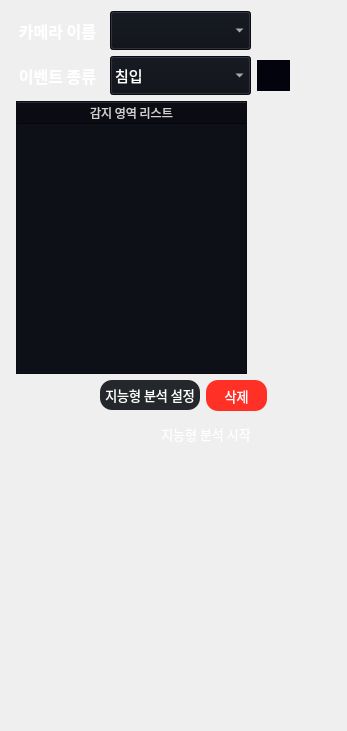
                 <widget class="QWidget" name="widget" native="true">
                  <property name="minimumSize">
                   <size>
                    <width>301</width>
                    <height>351</height>
                   </size>
                  </property>
                  <property name="maximumSize">
                   <size>
                    <width>350</width>
                    <height>9999</height>
                   </size>
                  </property>
                  <layout class="QVBoxLayout" name="verticalLayout_10">
                   <item>
                    <layout class="QVBoxLayout" name="verticalLayout_15">
                     <item>
                      <layout class="QHBoxLayout" name="horizontalLayout_40">
                       <item>
                        <widget class="QLabel" name="camera_page_camera_name_label">
                         <property name="sizePolicy">
                          <sizepolicy hsizetype="Fixed" vsizetype="Fixed">
                           <horstretch>0</horstretch>
                           <verstretch>0</verstretch>
                          </sizepolicy>
                         </property>
                         <property name="minimumSize">
                          <size>
                           <width>93</width>
                           <height>31</height>
                          </size>
                         </property>
                         <property name="font">
                          <font>
                           <family>Sans</family>
                           <pointsize>12</pointsize>
                           <bold>true</bold>
                          </font>
                         </property>
                         <property name="styleSheet">
                          <string notr="true">color: rgb(255, 255, 255);</string>
                         </property>
                         <property name="text">
                          <string>카메라 이름</string>
                         </property>
                         <property name="alignment">
                          <set>Qt::AlignmentFlag::AlignCenter</set>
                         </property>
                        </widget>
                       </item>
                       <item>
                        <widget class="QComboBox" name="camera_page_name_box">
                         <property name="minimumSize">
                          <size>
                           <width>141</width>
                           <height>39</height>
                          </size>
                         </property>
                         <property name="maximumSize">
                          <size>
                           <width>145</width>
                           <height>39</height>
                          </size>
                         </property>
                         <property name="font">
                          <font>
                           <family>Sans</family>
                           <pointsize>11</pointsize>
                          </font>
                         </property>
                         <property name="focusPolicy">
                          <enum>Qt::FocusPolicy::WheelFocus</enum>
                         </property>
                         <property name="styleSheet">
                          <string notr="true">color: rgb(255, 255, 255);
background-color: rgb(13, 16, 23);
selection-background-color: rgb(53, 132, 228);
</string>
                         </property>
                         <property name="currentText">
                          <string notr="true"/>
                         </property>
                         <property name="maxVisibleItems">
                          <number>16</number>
                         </property>
                        </widget>
                       </item>
                       <item>
                        <spacer name="horizontalSpacer_10">
                         <property name="orientation">
                          <enum>Qt::Orientation::Horizontal</enum>
                         </property>
                         <property name="sizeType">
                          <enum>QSizePolicy::Policy::Expanding</enum>
                         </property>
                         <property name="sizeHint" stdset="0">
                          <size>
                           <width>40</width>
                           <height>20</height>
                          </size>
                         </property>
                        </spacer>
                       </item>
                      </layout>
                     </item>
                     <item>
                      <layout class="QHBoxLayout" name="horizontalLayout_41">
                       <item>
                        <layout class="QHBoxLayout" name="horizontalLayout_48">
                         <item>
                          <widget class="QLabel" name="camera_page_camera_event_label">
                           <property name="sizePolicy">
                            <sizepolicy hsizetype="Fixed" vsizetype="Fixed">
                             <horstretch>0</horstretch>
                             <verstretch>0</verstretch>
                            </sizepolicy>
                           </property>
                           <property name="minimumSize">
                            <size>
                             <width>93</width>
                             <height>31</height>
                            </size>
                           </property>
                           <property name="font">
                            <font>
                             <family>Sans</family>
                             <pointsize>12</pointsize>
                             <bold>true</bold>
                            </font>
                           </property>
                           <property name="styleSheet">
                            <string notr="true">color: rgb(255, 255, 255);</string>
                           </property>
                           <property name="text">
                            <string>이벤트 종류</string>
                           </property>
                           <property name="alignment">
                            <set>Qt::AlignmentFlag::AlignCenter</set>
                           </property>
                          </widget>
                         </item>
                         <item>
                          <layout class="QHBoxLayout" name="horizontalLayout_49">
                           <item>
                            <widget class="QComboBox" name="camera_page_camera_event_box">
                             <property name="sizePolicy">
                              <sizepolicy hsizetype="Fixed" vsizetype="Fixed">
                               <horstretch>0</horstretch>
                               <verstretch>0</verstretch>
                              </sizepolicy>
                             </property>
                             <property name="minimumSize">
                              <size>
                               <width>141</width>
                               <height>39</height>
                              </size>
                             </property>
                             <property name="maximumSize">
                              <size>
                               <width>141</width>
                               <height>39</height>
                              </size>
                             </property>
                             <property name="font">
                              <font>
                               <family>Sans</family>
                               <pointsize>11</pointsize>
                               <bold>false</bold>
                              </font>
                             </property>
                             <property name="styleSheet">
                              <string notr="true">color: rgb(255, 255, 255);
background-color: rgb(13, 16, 23);
selection-background-color: rgb(53, 132, 228);
</string>
                             </property>
                             <property name="maxVisibleItems">
                              <number>16</number>
                             </property>
                             <property name="minimumContentsLength">
                              <number>0</number>
                             </property>
                             <item>
                              <property name="text">
                               <string>침입</string>
                              </property>
                             </item>
                             <item>
                              <property name="text">
                               <string>배회</string>
                              </property>
                             </item>
                             <item>
                              <property name="text">
                               <string>쓰러짐</string>
                              </property>
                             </item>
                             <item>
                              <property name="text">
                               <string>방화</string>
                              </property>
                             </item>
                            </widget>
                           </item>
                           <item>
                            <widget class="QPushButton" name="camera_page_detect_add_bnt">
                             <property name="sizePolicy">
                              <sizepolicy hsizetype="Fixed" vsizetype="Fixed">
                               <horstretch>0</horstretch>
                               <verstretch>0</verstretch>
                              </sizepolicy>
                             </property>
                             <property name="minimumSize">
                              <size>
                               <width>31</width>
                               <height>31</height>
                              </size>
                             </property>
                             <property name="font">
                              <font>
                               <family>Sans</family>
                               <pointsize>10</pointsize>
                              </font>
                             </property>
                             <property name="cursor">
                              <cursorShape>PointingHandCursor</cursorShape>
                             </property>
                             <property name="styleSheet">
                              <string notr="true">background-color: rgb(3, 3, 13);
border: 1px solid rgb(3, 3, 13);
color: rgb(255, 255, 255);

</string>
                             </property>
                             <property name="text">
                              <string/>
                             </property>
                             <property name="icon">
                              <iconset resource="../resourece.qrc">
                               <normaloff>:/ui/ui/images/ico_add_circle.svg</normaloff>:/ui/ui/images/ico_add_circle.svg</iconset>
                             </property>
                             <property name="iconSize">
                              <size>
                               <width>31</width>
                               <height>50</height>
                              </size>
                             </property>
                            </widget>
                           </item>
                          </layout>
                         </item>
                        </layout>
                       </item>
                       <item>
                        <spacer name="horizontalSpacer_31">
                         <property name="orientation">
                          <enum>Qt::Orientation::Horizontal</enum>
                         </property>
                         <property name="sizeType">
                          <enum>QSizePolicy::Policy::Preferred</enum>
                         </property>
                         <property name="sizeHint" stdset="0">
                          <size>
                           <width>46</width>
                           <height>20</height>
                          </size>
                         </property>
                        </spacer>
                       </item>
                      </layout>
                     </item>
                     <item>
                      <layout class="QHBoxLayout" name="horizontalLayout_50">
                       <item>
                        <layout class="QVBoxLayout" name="verticalLayout_22">
                         <property name="spacing">
                          <number>6</number>
                         </property>
                         <item>
                          <widget class="QTableWidget" name="camera_page_detect_area_table">
                           <property name="sizePolicy">
                            <sizepolicy hsizetype="Fixed" vsizetype="Expanding">
                             <horstretch>0</horstretch>
                             <verstretch>0</verstretch>
                            </sizepolicy>
                           </property>
                           <property name="minimumSize">
                            <size>
                             <width>231</width>
                             <height>273</height>
                            </size>
                           </property>
                           <property name="maximumSize">
                            <size>
                             <width>231</width>
                             <height>9999</height>
                            </size>
                           </property>
                           <property name="font">
                            <font>
                             <family>Sans</family>
                            </font>
                           </property>
                           <property name="styleSheet">
                            <string notr="true">QTableWidget {
    background-color: rgb(13, 16, 23); /* 테이블 전체 배경색 */
    color: rgb(255, 255, 255);
}

QHeaderView::section {
    color: rgb(209, 209, 209); /* 헤더 텍스트 색상 - 회색 */
background-color: rgb(7, 7, 16); /* 테이블 전체 배경색 */
}

QTableWidget::item {
    color: rgb(255, 255, 255); /* 기본 상태에서의 텍스트 색상 - 흰색 */

}

QTableWidget::item:selected {
    background-color: rgb(32,39,49); /* 선택된 셀의 배경색 */
    color: rgb(255, 255, 255);

}

QScrollBar:vertical {
    border: 1px solid #999999;
    background: #b3b3b3c6;
    width: 8px;
}
QScrollBar::handle:vertical {
background: #2f2f2f; 
min-height: 10px;
width: 8px;

}
</string>
                           </property>
                           <property name="sizeAdjustPolicy">
                            <enum>QAbstractScrollArea::SizeAdjustPolicy::AdjustToContentsOnFirstShow</enum>
                           </property>
                           <property name="dragDropOverwriteMode">
                            <bool>false</bool>
                           </property>
                           <property name="alternatingRowColors">
                            <bool>false</bool>
                           </property>
                           <property name="selectionBehavior">
                            <enum>QAbstractItemView::SelectionBehavior::SelectRows</enum>
                           </property>
                           <property name="showGrid">
                            <bool>false</bool>
                           </property>
                           <property name="gridStyle">
                            <enum>Qt::PenStyle::NoPen</enum>
                           </property>
                           <property name="wordWrap">
                            <bool>false</bool>
                           </property>
                           <property name="cornerButtonEnabled">
                            <bool>false</bool>
                           </property>
                           <attribute name="horizontalHeaderHighlightSections">
                            <bool>false</bool>
                           </attribute>
                           <attribute name="horizontalHeaderStretchLastSection">
                            <bool>true</bool>
                           </attribute>
                           <attribute name="verticalHeaderVisible">
                            <bool>false</bool>
                           </attribute>
                           <attribute name="verticalHeaderHighlightSections">
                            <bool>false</bool>
                           </attribute>
                           <column>
                            <property name="text">
                             <string>감지 영역 리스트</string>
                            </property>
                           </column>
                          </widget>
                         </item>
                         <item>
                          <layout class="QHBoxLayout" name="horizontalLayout_51">
                           <item>
                            <spacer name="horizontalSpacer_33">
                             <property name="orientation">
                              <enum>Qt::Orientation::Horizontal</enum>
                             </property>
                             <property name="sizeType">
                              <enum>QSizePolicy::Policy::Preferred</enum>
                             </property>
                             <property name="sizeHint" stdset="0">
                              <size>
                               <width>166</width>
                               <height>20</height>
                              </size>
                             </property>
                            </spacer>
                           </item>
                           <item>
                            <widget class="QPushButton" name="camera_page_object_setting_bnt">
                             <property name="sizePolicy">
                              <sizepolicy hsizetype="Fixed" vsizetype="Fixed">
                               <horstretch>0</horstretch>
                               <verstretch>0</verstretch>
                              </sizepolicy>
                             </property>
                             <property name="minimumSize">
                              <size>
                               <width>100</width>
                               <height>30</height>
                              </size>
                             </property>
                             <property name="maximumSize">
                              <size>
                               <width>100</width>
                               <height>30</height>
                              </size>
                             </property>
                             <property name="font">
                              <font>
                               <family>Sans</family>
                               <pointsize>10</pointsize>
                              </font>
                             </property>
                             <property name="cursor">
                              <cursorShape>PointingHandCursor</cursorShape>
                             </property>
                             <property name="styleSheet">
                              <string notr="true">background-color: rgb(36, 39, 44);
color: rgb(255, 255, 255);
border-radius: 12px;

</string>
                             </property>
                             <property name="text">
                              <string>지능형 분석 설정</string>
                             </property>
                            </widget>
                           </item>
                           <item>
                            <widget class="QPushButton" name="camera_page_detect_area_del_bnt">
                             <property name="sizePolicy">
                              <sizepolicy hsizetype="Fixed" vsizetype="Fixed">
                               <horstretch>0</horstretch>
                               <verstretch>0</verstretch>
                              </sizepolicy>
                             </property>
                             <property name="minimumSize">
                              <size>
                               <width>61</width>
                               <height>31</height>
                              </size>
                             </property>
                             <property name="maximumSize">
                              <size>
                               <width>61</width>
                               <height>31</height>
                              </size>
                             </property>
                             <property name="font">
                              <font>
                               <family>Sans</family>
                               <pointsize>10</pointsize>
                              </font>
                             </property>
                             <property name="cursor">
                              <cursorShape>PointingHandCursor</cursorShape>
                             </property>
                             <property name="styleSheet">
                              <string notr="true">background-color: rgb(255, 49, 38);
color: rgb(255, 255, 255);
border-radius: 12px;
</string>
                             </property>
                             <property name="text">
                              <string>삭제</string>
                             </property>
                            </widget>
                           </item>
                          </layout>
                         </item>
                         <item>
                          <layout class="QHBoxLayout" name="horizontalLayout_52">
                           <item>
                            <spacer name="horizontalSpacer_14">
                             <property name="orientation">
                              <enum>Qt::Orientation::Horizontal</enum>
                             </property>
                             <property name="sizeType">
                              <enum>QSizePolicy::Policy::Maximum</enum>
                             </property>
                             <property name="sizeHint" stdset="0">
                              <size>
                               <width>129</width>
                               <height>20</height>
                              </size>
                             </property>
                            </spacer>
                           </item>
                           <item>
                            <widget class="QPushButton" name="camera_page_ai_bnt">
                             <property name="sizePolicy">
                              <sizepolicy hsizetype="Fixed" vsizetype="Fixed">
                               <horstretch>0</horstretch>
                               <verstretch>0</verstretch>
                              </sizepolicy>
                             </property>
                             <property name="minimumSize">
                              <size>
                               <width>122</width>
                               <height>33</height>
                              </size>
                             </property>
                             <property name="font">
                              <font>
                               <family>Sans</family>
                               <pointsize>10</pointsize>
                              </font>
                             </property>
                             <property name="cursor">
                              <cursorShape>PointingHandCursor</cursorShape>
                             </property>
                             <property name="styleSheet">
                              <string notr="true">background-color: qlineargradient(
    spread:pad,
    x1:0, y1:0, x2:0, y2:1,
    stop:0.0 rgba(112, 210, 112, 255),
    stop:0.3 rgba(0, 196, 0, 255)
);
color: rgb(255, 255, 255);
border-radius: 15px;

</string>
                             </property>
                             <property name="text">
                              <string>지능형 분석 시작</string>
                             </property>
                            </widget>
                           </item>
                          </layout>
                         </item>
                        </layout>
                       </item>
                       <item>
                        <spacer name="horizontalSpacer_44">
                         <property name="orientation">
                          <enum>Qt::Orientation::Horizontal</enum>
                         </property>
                         <property name="sizeType">
                          <enum>QSizePolicy::Policy::Fixed</enum>
                         </property>
                         <property name="sizeHint" stdset="0">
                          <size>
                           <width>63</width>
                           <height>20</height>
                          </size>
                         </property>
                        </spacer>
                       </item>
                      </layout>
                     </item>
                     <item>
                      <spacer name="verticalSpacer_7">
                       <property name="orientation">
                        <enum>Qt::Orientation::Vertical</enum>
                       </property>
                       <property name="sizeType">
                        <enum>QSizePolicy::Policy::Maximum</enum>
                       </property>
                       <property name="sizeHint" stdset="0">
                        <size>
                         <width>20</width>
                         <height>270</height>
                        </size>
                       </property>
                      </spacer>
                     </item>
                    </layout>
                   </item>
                  </layout>
                 </widget>
